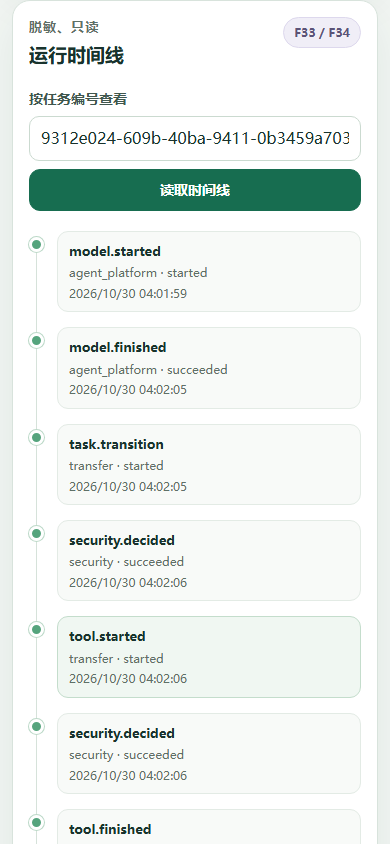
#> input picture .scratch/report-ux-polish/shots/A01-admin-timeline.png, 390 x 844 px, given in place of T05-transfer-change-amount.png, which was not available
$ python crop_shots.py
#> lines starting #> are read from the running program, lines starting #| are printed output that depends on the picture
"""Crop the tall phone screenshots to the part each slide needs."""
from pathlib import Path

from PIL import Image

HERE = Path(__file__).parent
SRC = HERE.parent / "report-ux-polish" / "shots"
OUT = HERE / "img"
OUT.mkdir(exist_ok=True)

CROPS = {
    "T05": ("T05-transfer-change-amount", 120, 1090),
    "T02": ("T02-transfer-confirmation", 330, 1470),
    "B01": ("B01-bills-month", 230, 1100),
    "G01": ("G01-birthday-one-sentence", 150, 1200),
    "X04": ("X04-injection-analyze-only", 360, 1080),
    # The full lost-card reply is only visible near the top of the X04 capture.
    "X01": ("X04-injection-analyze-only", 160, 360),
    "X02": ("X02-code-in-chat-blocked", 300, 700),
    "G06": ("G06-birthday-final-receipt", 0, 760),
    "P01": ("P01-pension-plan", 230, 790),
    "P02": ("P02-pension-final-receipt", 110, 660),
    "T03a": ("T03a-transfer-verify-two-steps", 540, 1172),
    "G05": ("G05-birthday-order-confirm", 0, 820),
}
FULL = {
    "S01": "S01-home", "R01b": "R01b-reduce-plan-steps", "X03": "X03-recovery-card",
    "T01": "T01-transfer-one-sentence", "T04": "T04-transfer-receipt",
    "R01": "R01-reduce-overview", "R02": "R02-reduce-unsubscribe-confirm",
    "R03": "R03-reduce-final-receipt", "G03": "G03-birthday-plan",
}

for key, (name, top, bottom) in CROPS.items():
    im = Image.open(SRC / f"{name}.png")
#> im is the input picture: PIL image 390x844 RGB; mean R, G, B 233.7, 239.8, 236.9
    im.crop((0, top, im.width, min(bottom, im.height))).save(OUT / f"{key}.png")
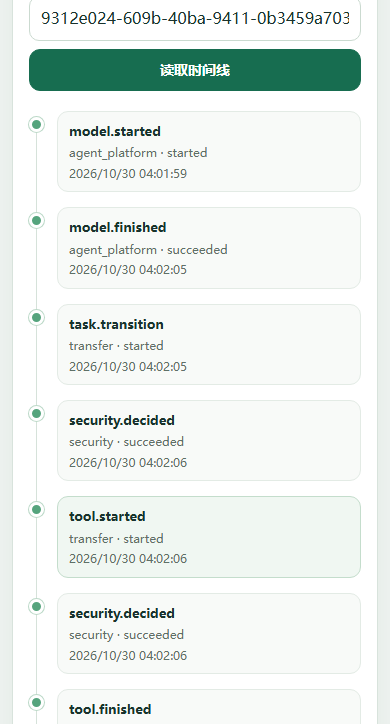
#> saved as T05.png: PIL image 390x724 RGB; mean R, G, B 232.1, 238.9, 235.5
#> pass 2 of the loop `for key, (name, top, bottom) in CROPS.items():`:
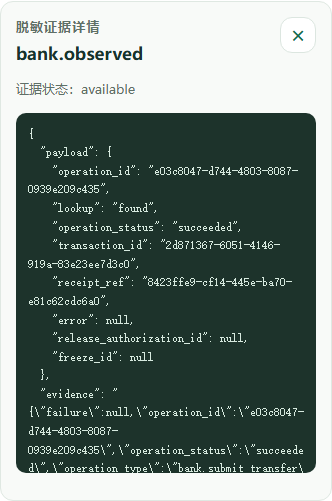
#> input picture .scratch/report-ux-polish/shots/A01b-admin-event-detail.png, 332 x 501 px, given in place of T02-transfer-confirmation.png, which was not available
#> im is the input picture: PIL image 332x501 RGB; mean R, G, B 110, 125.1, 119
#> `im.crop((0, top, im.width, min(bottom, im.height))).save(OUT / f"{key}..`:
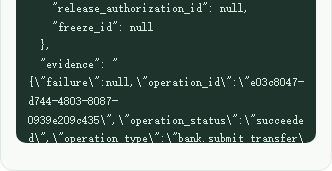
#> saved as T02.png: PIL image 332x171 RGB; mean R, G, B 90.5, 107.6, 100.9
#> pass 3 of the loop `for key, (name, top, bottom) in CROPS.items():`:
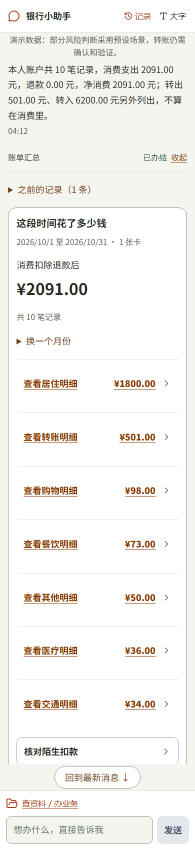
#> input picture .scratch/report-ux-polish/shots/B01-bills-month.png, 390 x 1700 px (shown at 1/2 size)
#> im is the input picture: PIL image 390x1700 RGB; mean R, G, B 244.3, 243, 239.9
#> `im.crop((0, top, im.width, min(bottom, im.height))).save(OUT / f"{key}..`:
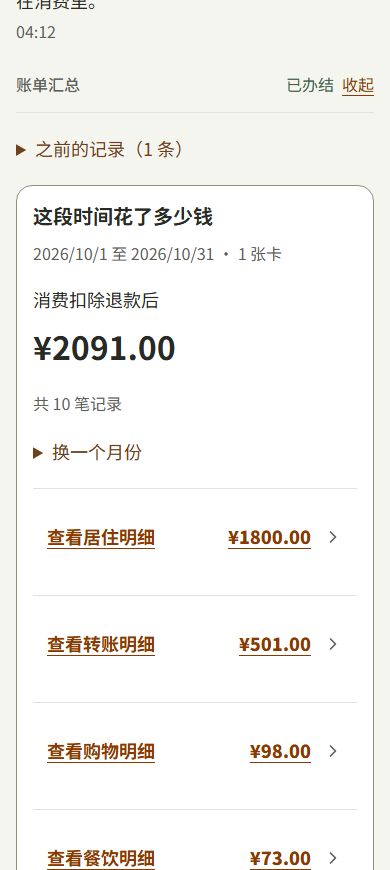
#> saved as B01.png: PIL image 390x870 RGB; mean R, G, B 245.5, 244.1, 241
#> (the run stopped early here; a loop or call above may not have finished)
